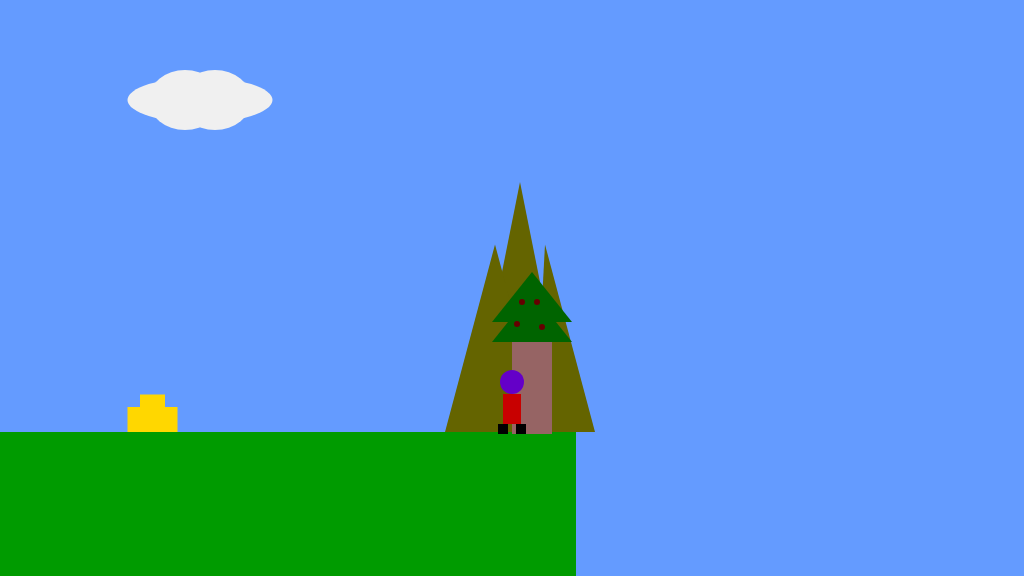
Frame 1 (no input)
Frame 60 (no input): identical to frame 1, image omitted
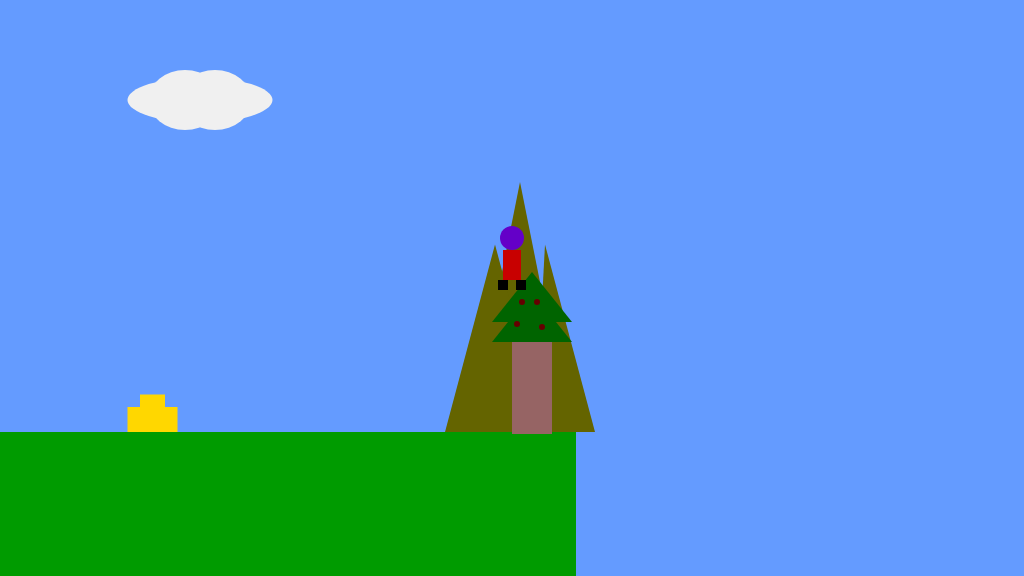
Frame 120 (the mouse pressed at the canvas centre since frame 60)

The p5.js sketch that drew these frames (run headless with seeded random() and noise() and a simulated clock; from frame 60 on, the mouse is pressed at the canvas centre):

// p5.js sketch
// ── sketch.js
/*

The Game Project

2b - using variables

*/

var floorPos_y;

var gameChar_x;
var gameChar_y;

var treePos_x;
var treePos_y;

var canyon;
var collectable;

var mountain;
var cloud;


function setup()
{
	createCanvas(1024, 576);
	floorPos_y = 432; //NB. we are now using a variable for the floor position

	//NB. We are now using the built in variables height and width
	gameChar_x = width/2;
	gameChar_y = floorPos_y;

	treePos_x = width/2;
	treePos_y = height/2 - 4;

	canyon = { x_pos: 200, width: 100 };

	collectable = {x_pos: 140, y_pos: floorPos_y - 50, size: 50};

	mountain = {x_pos:520, height: 250, width:100};

	cloud = {x_pos:200, y_pos:100, width:145, height:45};

}

function draw()
{
	background(100, 155, 255); //fill the sky blue

	noStroke();
	fill(0, 155, 0);
	rect(0, floorPos_y, height, width - floorPos_y); //draw some green ground

	//clouds
	noStroke();
	fill(240);
	//ellipse(200,100,145,45);
	ellipse(cloud.x_pos, cloud.y_pos,
		cloud.width, cloud.height);
	//ellipse(185,100,70,60);
	ellipse(cloud.x_pos - 15, cloud.y_pos,
		cloud.width / 2, 4 * cloud.height / 3);
	//ellipse(215,100,70,60);
	ellipse(cloud.x_pos + 15,cloud.y_pos,
		cloud.width / 2, 4 * cloud.height / 3);

	//mountain
	noStroke();
	fill(100,100,0);
	//triangle(520,170,470,432,570,432);
	triangle(mountain.x_pos, floorPos_y - mountain.height,
		mountain.x_pos - mountain.width / 2, floorPos_y,
		mountain.x_pos + mountain.width / 2, floorPos_y
	);
	//triangle(495,256,445,432,545,432);
	triangle(mountain.x_pos - mountain.width / 4, floorPos_y - mountain.height * 0.75,
		mountain.x_pos - 3 * mountain.width / 4, floorPos_y,
		mountain.x_pos + mountain.width / 4, floorPos_y);
	//triangle(545,256,535,432,595,432);
	triangle(mountain.x_pos + mountain.width / 4, floorPos_y - mountain.height * 0.75,
		mountain.x_pos + 3 * mountain.width / 20, floorPos_y,
		mountain.x_pos + 3 * mountain.width / 4, floorPos_y);


	//the tree

	noStroke();
	fill(150,100,100);
	//rect(780,340,40,92);
	rect(treePos_x, treePos_y + 58, 40, 92);
	
	//branches
	fill(0,100,0);
	//triangle(760,340,800,290,840,340);
	triangle(treePos_x - 20, treePos_y + 58,
		treePos_x + 20, treePos_y + 8,
		treePos_x + 60, treePos_y + 58);
	//triangle(760,320,800,270,840,320);
	triangle(treePos_x - 20, treePos_y + 38,
		treePos_x + 20, treePos_y - 12,
		treePos_x + 60, treePos_y + 38);
	stroke(100,0,0);
	strokeWeight(6);
	//point(790,300);
	point(treePos_x + 10, treePos_y + 18);
	//point(805,300);
	point(treePos_x + 25, treePos_y + 18);
	//point(785,322);
	point(treePos_x + 5, treePos_y + 40);
	//point(810,325);
	point(treePos_x + 30, treePos_y + 43);

	//canyon
	noStroke();
	fill(20,20,10);
	//triangle(60,432,100,700,140,432);
	rect(canyon.x_pos, canyon.y_pos, canyon.width, 144);
	// triangle(canyon.x_pos, floorPos_y,
	// 	canyon.x_pos + canyon.width / 2, floorPos_y + canyon.width * 3,
	// 	canyon.x_pos + canyon.width, floorPos_y);

	//collectable	
	noStroke();
	fill(255,215,0);
	//rect(400,400,30,10);
	rect(collectable.x_pos, collectable.y_pos + collectable.size / 4,
		collectable.size / 2, collectable.size / 2);
	//rect(390,410,50,22);
	rect(collectable.x_pos - collectable.size / 4, collectable.y_pos + collectable.size / 2,
	collectable.size, collectable.size / 2)

	//the character
	
	noStroke();
	fill(100,0,200);//head
	ellipse(gameChar_x, gameChar_y - 50, 24, 24);

	fill(200,0,0);//body
	rect(gameChar_x - 9, gameChar_y - 38, 18, 30);

	fill(0);//right foot
	rect(gameChar_x + 4, gameChar_y - 8, 10, 10);

	rect(gameChar_x - 14, gameChar_y - 8, 10, 10);//left foot


}

function mousePressed()
{
	gameChar_x = mouseX;
	gameChar_y = mouseY;

}
